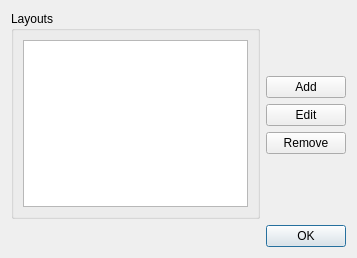
<?xml version="1.0" encoding="UTF-8"?>
<ui version="4.0">
 <class>EditLayoutDialog</class>
 <widget class="QDialog" name="EditLayoutDialog">
  <property name="geometry">
   <rect>
    <x>0</x>
    <y>0</y>
    <width>357</width>
    <height>258</height>
   </rect>
  </property>
  <property name="windowTitle">
   <string>Edit Layout</string>
  </property>
  <layout class="QVBoxLayout" name="verticalLayout_3">
   <item>
    <layout class="QHBoxLayout" name="horizontalLayout">
     <item>
      <widget class="QGroupBox" name="groupBox">
       <property name="title">
        <string>Layouts</string>
       </property>
       <layout class="QVBoxLayout" name="verticalLayout_2">
        <item>
         <widget class="QListView" name="listView">
          <property name="editTriggers">
           <set>QAbstractItemView::NoEditTriggers</set>
          </property>
         </widget>
        </item>
       </layout>
      </widget>
     </item>
     <item>
      <layout class="QVBoxLayout" name="verticalLayout">
       <item>
        <spacer name="verticalSpacer_2">
         <property name="orientation">
          <enum>Qt::Vertical</enum>
         </property>
         <property name="sizeHint" stdset="0">
          <size>
           <width>20</width>
           <height>40</height>
          </size>
         </property>
        </spacer>
       </item>
       <item>
        <widget class="QPushButton" name="addButton">
         <property name="text">
          <string>Add</string>
         </property>
        </widget>
       </item>
       <item>
        <widget class="QPushButton" name="editButton">
         <property name="text">
          <string>Edit</string>
         </property>
        </widget>
       </item>
       <item>
        <widget class="QPushButton" name="removeButton">
         <property name="text">
          <string>Remove</string>
         </property>
        </widget>
       </item>
       <item>
        <spacer name="verticalSpacer">
         <property name="orientation">
          <enum>Qt::Vertical</enum>
         </property>
         <property name="sizeHint" stdset="0">
          <size>
           <width>20</width>
           <height>40</height>
          </size>
         </property>
        </spacer>
       </item>
      </layout>
     </item>
    </layout>
   </item>
   <item>
    <widget class="QDialogButtonBox" name="buttonBox">
     <property name="orientation">
      <enum>Qt::Horizontal</enum>
     </property>
     <property name="standardButtons">
      <set>QDialogButtonBox::Ok</set>
     </property>
    </widget>
   </item>
  </layout>
 </widget>
 <resources/>
 <connections>
  <connection>
   <sender>buttonBox</sender>
   <signal>accepted()</signal>
   <receiver>EditLayoutDialog</receiver>
   <slot>accept()</slot>
   <hints>
    <hint type="sourcelabel">
     <x>248</x>
     <y>254</y>
    </hint>
    <hint type="destinationlabel">
     <x>157</x>
     <y>274</y>
    </hint>
   </hints>
  </connection>
  <connection>
   <sender>buttonBox</sender>
   <signal>rejected()</signal>
   <receiver>EditLayoutDialog</receiver>
   <slot>reject()</slot>
   <hints>
    <hint type="sourcelabel">
     <x>316</x>
     <y>260</y>
    </hint>
    <hint type="destinationlabel">
     <x>286</x>
     <y>274</y>
    </hint>
   </hints>
  </connection>
  <connection>
   <sender>addButton</sender>
   <signal>clicked()</signal>
   <receiver>EditLayoutDialog</receiver>
   <slot>addButton()</slot>
   <hints>
    <hint type="sourcelabel">
     <x>485</x>
     <y>29</y>
    </hint>
    <hint type="destinationlabel">
     <x>269</x>
     <y>208</y>
    </hint>
   </hints>
  </connection>
  <connection>
   <sender>removeButton</sender>
   <signal>clicked()</signal>
   <receiver>EditLayoutDialog</receiver>
   <slot>removeButton()</slot>
   <hints>
    <hint type="sourcelabel">
     <x>485</x>
     <y>70</y>
    </hint>
    <hint type="destinationlabel">
     <x>269</x>
     <y>208</y>
    </hint>
   </hints>
  </connection>
  <connection>
   <sender>listView</sender>
   <signal>doubleClicked(QModelIndex)</signal>
   <receiver>EditLayoutDialog</receiver>
   <slot>editEvent(QModelIndex)</slot>
   <hints>
    <hint type="sourcelabel">
     <x>224</x>
     <y>202</y>
    </hint>
    <hint type="destinationlabel">
     <x>269</x>
     <y>208</y>
    </hint>
   </hints>
  </connection>
  <connection>
   <sender>editButton</sender>
   <signal>clicked()</signal>
   <receiver>EditLayoutDialog</receiver>
   <slot>editButton()</slot>
   <hints>
    <hint type="sourcelabel">
     <x>485</x>
     <y>188</y>
    </hint>
    <hint type="destinationlabel">
     <x>269</x>
     <y>208</y>
    </hint>
   </hints>
  </connection>
 </connections>
 <slots>
  <slot>addButton()</slot>
  <slot>removeButton()</slot>
  <slot>editEvent(QModelIndex)</slot>
  <slot>editButton()</slot>
 </slots>
</ui>
